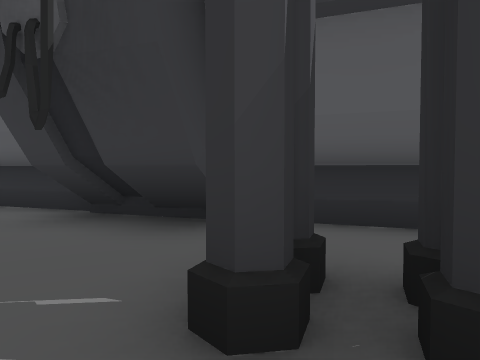
View 1 (above)

24 first-person views from a walk through a 3-D level made in the Unity game engine. The camera is 1.2 m above the floor, tilts 2° down and sees 70° across. The floor is counted in squares, 2 m on a side. Each view is taken from the middle of a square. On the plan, view 1 faces up. The plan holds only what a view shows up to about 10 squares ahead; the rest is blank. The place goes on beyond the plan. Some surface patterns are stand-ins.

View 2
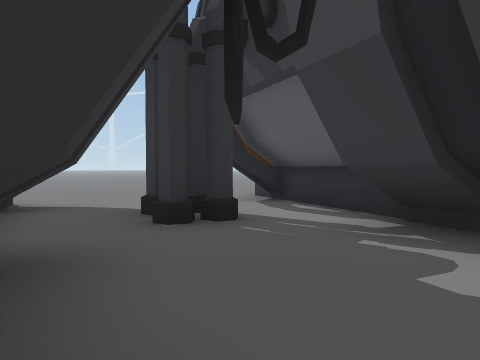

View 3
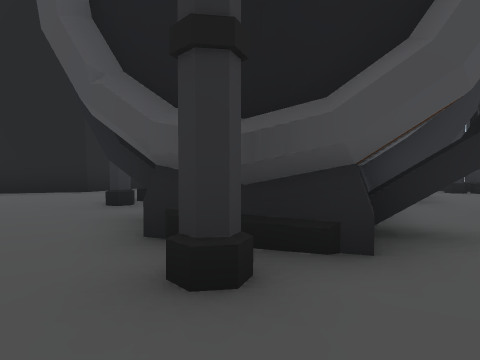

View 4
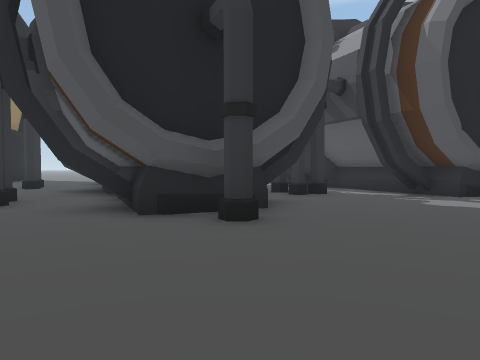

View 5
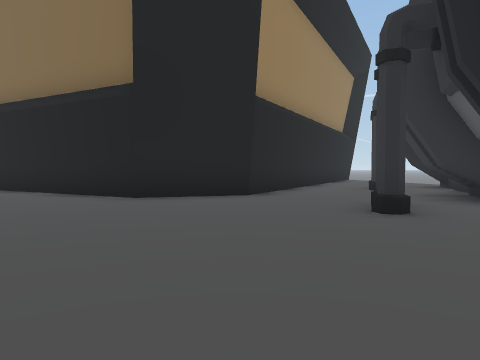

View 6
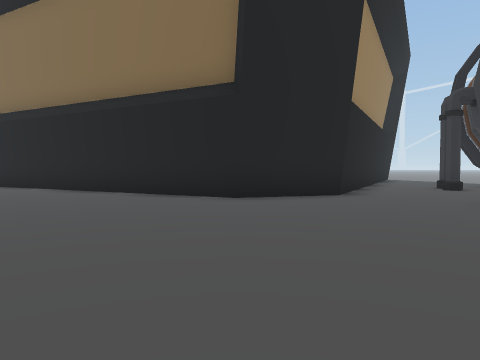

View 7
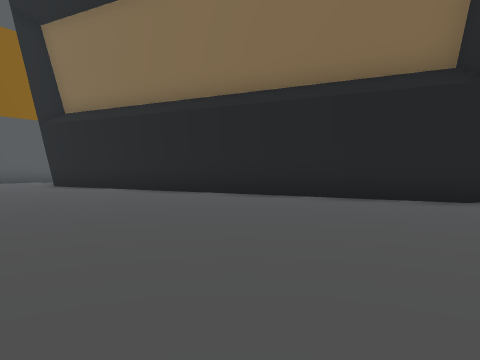

View 8
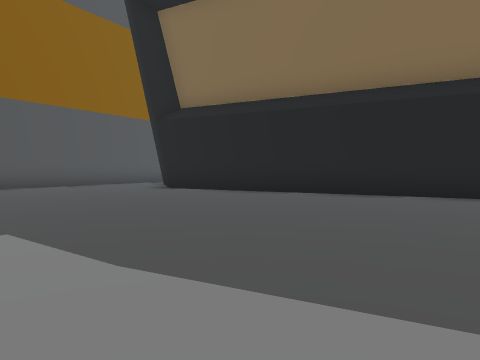

View 9
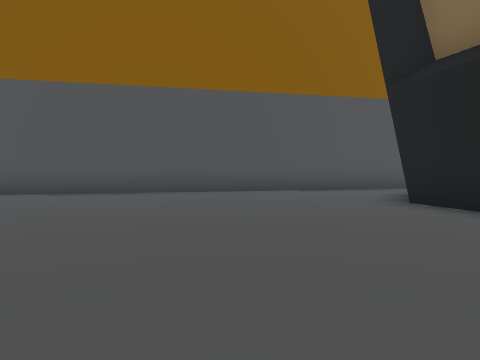

View 10
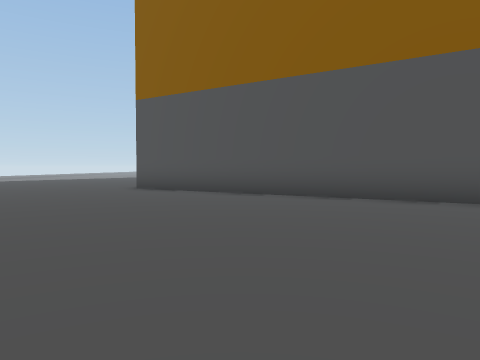

View 11
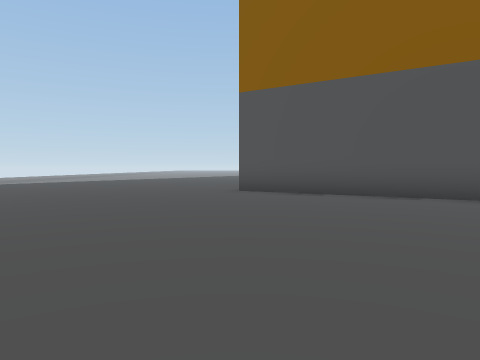

View 12
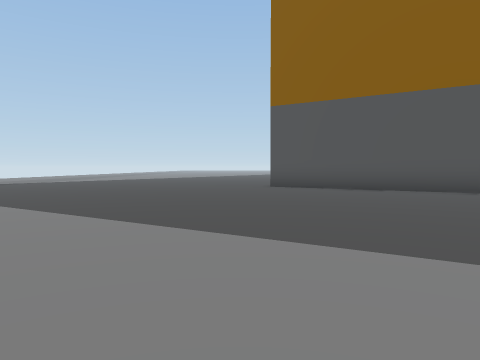

View 13
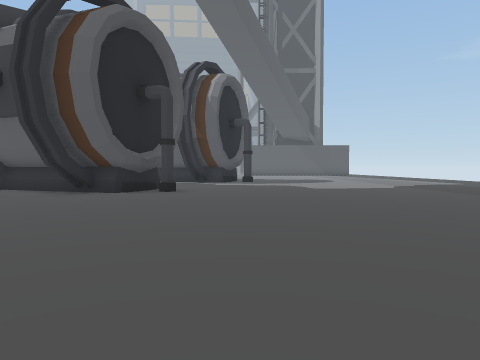

View 14
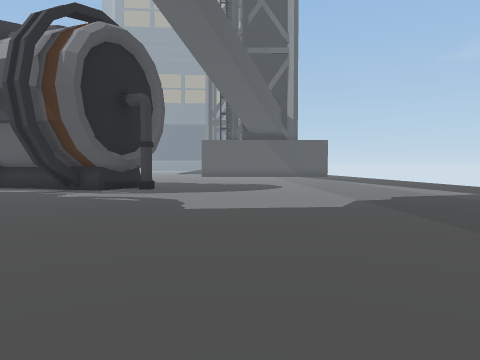

View 15
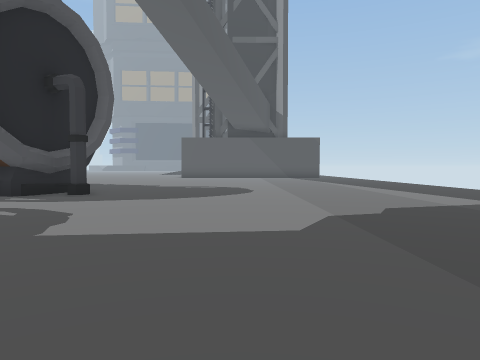

View 16
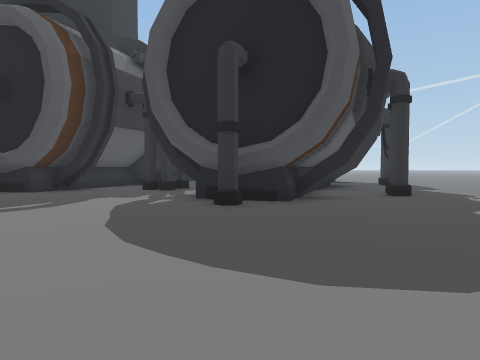

View 17
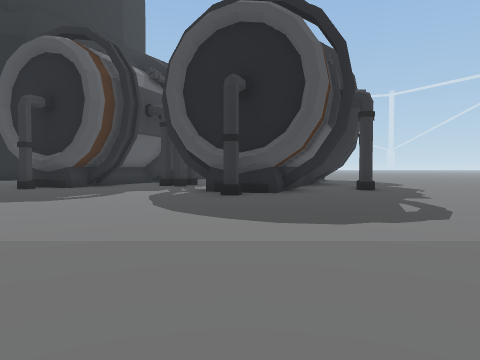

View 18
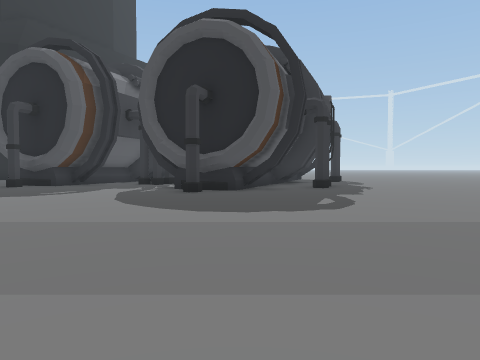

View 19
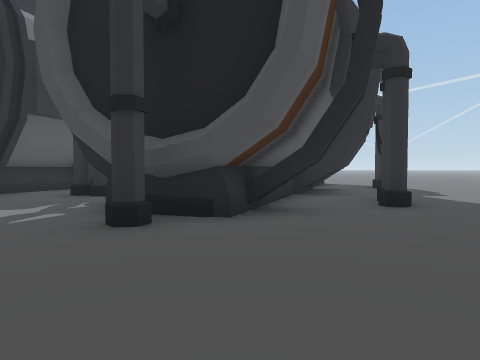

View 20
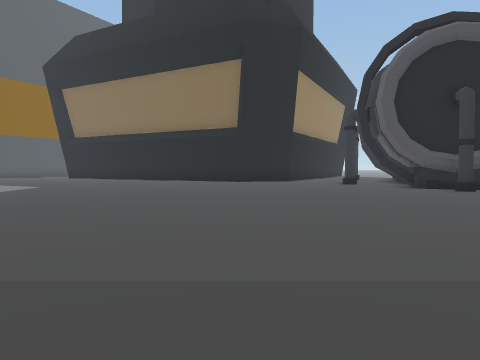

View 21
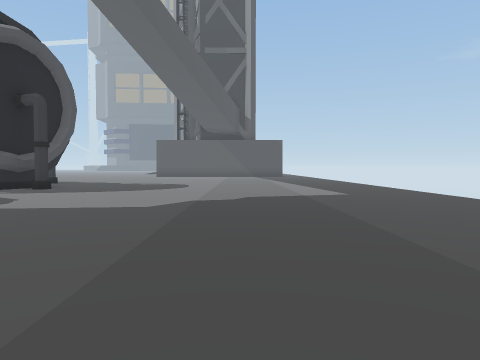

View 22
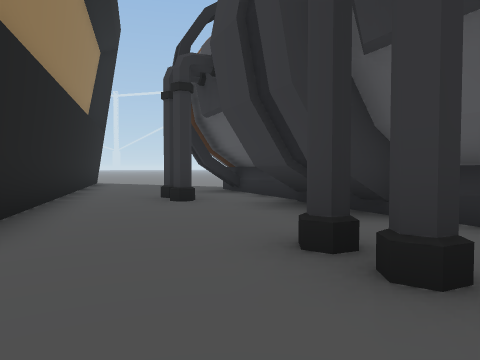

View 23
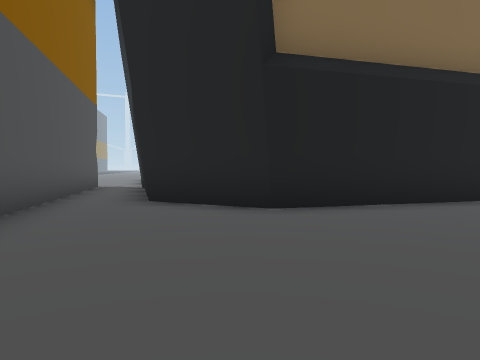

View 24
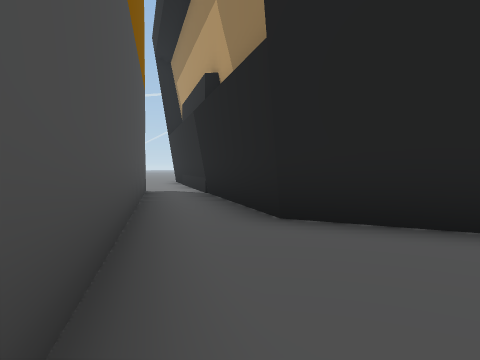

### Floor plan
Key: @ floor where view 1 was taken; # wall or solid block; x gap in a wall; . floor; v drop or lower ground; T thing the floor can be seen under or through.
Columns run from 19 left of view 1 to 13 right of it. Each row starts with its distance up from view 1.
 33          ......###
 32         .........##
 31         ..........###
 30         ............###
 29          .............##
 28           .............###
 27           ...............##
 26            ...............###
 25             ................###
 24             ..................##
 23              ...........#####..##
 22               ..........#   ###..
 21               .........##     ###
 20                ........#
 19             ..........##
 18            ...........#
 17          ............##
 16         .............#
 15       ..............##
 14      ..............##
 13     ...............#
 12      ..............##
 11      ...............##
 10     .................###
  9    ..............#.....###
  8    ...........##.........##
  7   ...........#######xx#...#
  6  .............######......
  5  .............#.########
  4 v................#######
  3 v..............#..#T T
  2  ...........##.....TT .....
  1  ..........#######.TT......
  0  ..........##### #.@x  ....
 -1  ...........#.## #####  ..
 -2     ...........##    #
 -3       ..........#

Where each view was taken, in squares from view 1:
view 1: 0 up, 0 right, facing up
view 2: 4 up, 3 left, facing down-right
view 3: 7 up, 8 left, facing right
view 4: 10 up, 9 left, facing down-right
view 5: 11 up, 7 left, facing right
view 6: 13 up, 7 left, facing right
view 7: 17 up, 6 left, facing right
view 8: 21 up, 5 left, facing right
view 9: 21 up, 1 left, facing up-right
view 10: 23 up, 1 left, facing up
view 11: 24 up, 4 left, facing up
view 12: 22 up, 5 left, facing up
view 13: 16 up, 8 left, facing down
view 14: 11 up, 11 left, facing down
view 15: 9 up, 12 left, facing down
view 16: 1 up, 14 left, facing right
view 17: 1 up, 16 left, facing right
view 18: 0 up, 17 left, facing right
view 19: 0 up, 12 left, facing right
view 20: 13 up, 15 left, facing right
view 21: 11 up, 14 left, facing down
view 22: 11 up, 3 left, facing down-right
view 23: 27 up, 2 right, facing down-right
view 24: 27 up, 5 right, facing down-right
